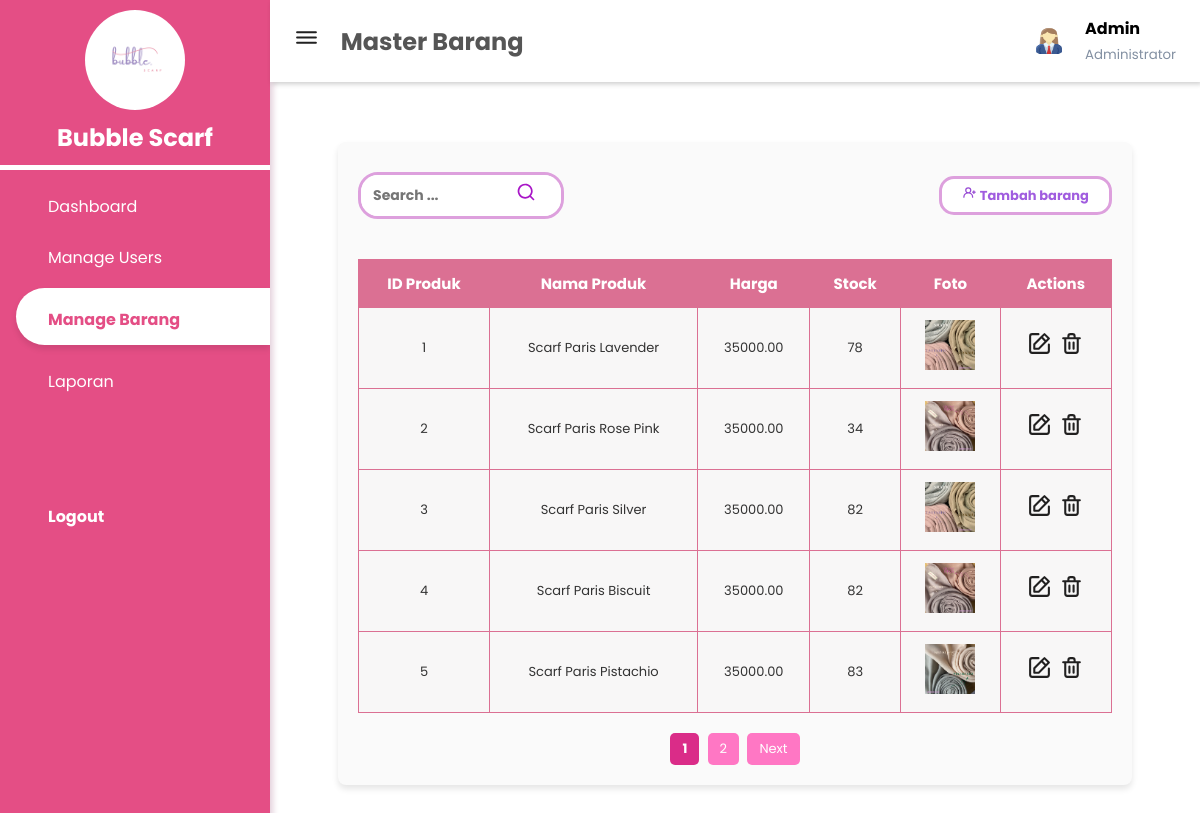
The page /master_barang.php (signed in) on the database as committed earlier.
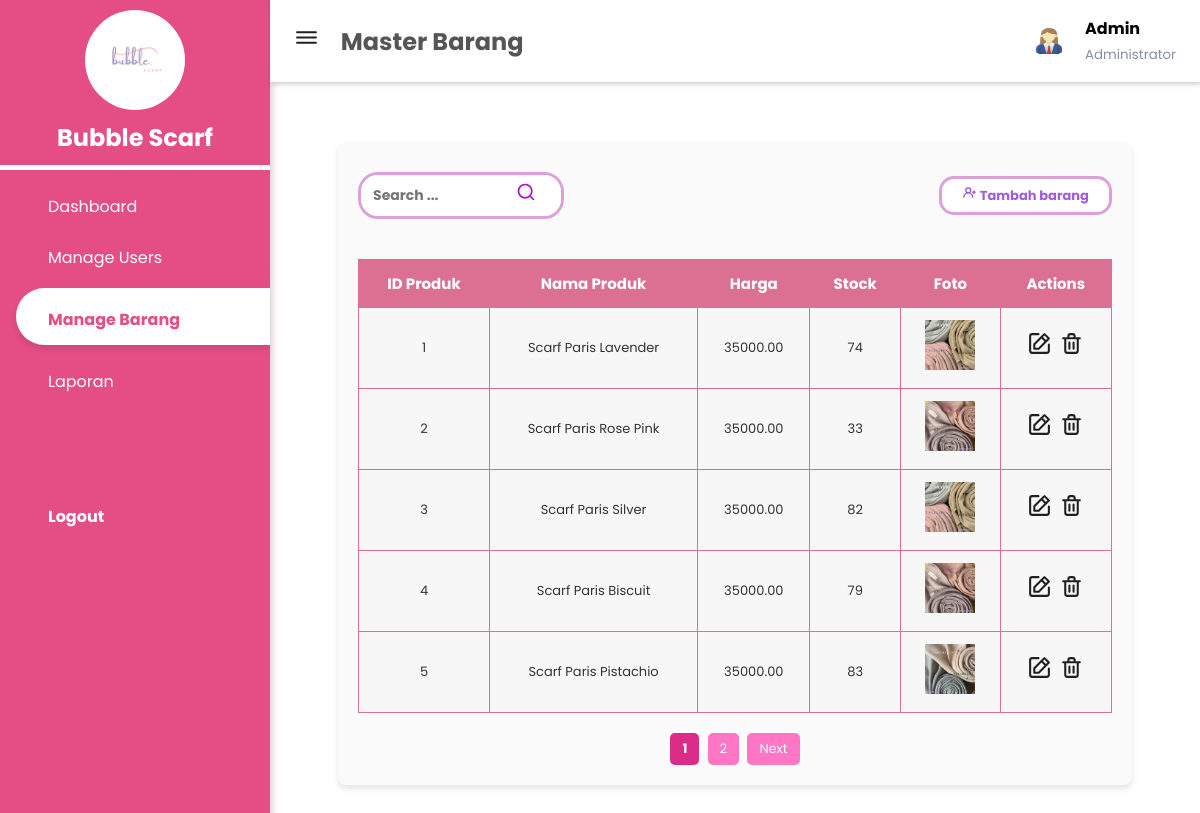
The same page on the database as committed later.
### tables this page shows
CREATE TABLE `produk` (
  `Id_produk` int(11) NOT NULL,
  `nama_produk` varchar(255) NOT NULL,
  `harga` decimal(10,2) NOT NULL,
  `stok` int(11) NOT NULL,
  `foto_produk` varchar(255) NOT NULL
);

### master_barang.php (the view, shortened to what the changed rows need)
<?php
include 'sidebar.php';
?>
<!DOCTYPE html>
<html lang="en">
<head>
    <link rel="stylesheet" href="https://maxst.icons8.com/vue-static/landings/line-awesome/line-awesome/1.3.0/css/line-awesome.min.css">
    <link rel="stylesheet" href="https://unicons.iconscout.com/release/v4.0.8/css/line.css">
    <link rel="stylesheet" href="tabel.css">
</head>
<body>
    <header>
        <h2>
            <label id="menu-toggle">
                 <span class="bars"> <img src="asset/bars.svg" width="25px" height="25px"> </span>
            </label>
            Master Barang
        </h2>
        </header>
    <div class="main-content">
    <main>
        <div class="container">
            <table class="table">
                <thead>
                    <tr>
                        <th>ID Produk</th>
                        <th>Nama Produk</th>
                        <th>Harga</th>
                        <th>Stock</th>
                        <th>Foto</th>
                        <th>Actions</th>
                    </tr>
                </thead>
                    <?php
                     $audri_page = isset($_GET['page']) ? (int)$_GET['page'] : 1;
                     $audri_limit = 5;
                     $audri_offset = ($audri_page - 1) * $audri_limit;
                    $audri_sql = "SELECT * FROM produk";
                    $audri_sql .= " LIMIT $audri_limit OFFSET $audri_offset";
                    $audri_result = $conn->query($audri_sql);
                    ?>
                    <tbody>
                    <?php
                    if ($audri_result->num_rows > 0) {
                        while ($audri_row = $audri_result->fetch_assoc()) {
                            $audri_fotoPath = !empty($audri_row['foto_produk']) ? 'uploads/produks/' . $audri_row['foto_produk'] : 'img/default.jpg';
                            echo "<tr>
                                    <td>" . $audri_row['Id_produk'] . "</td>
                                    <td>" . $audri_row['nama_produk'] . "</td>
                                    <td>" . $audri_row['harga'] . "</td>
                                    <td>" . $audri_row['stok'] . "</td>
                                    <td>";
                                    if ($audri_fotoPath && file_exists($audri_fotoPath)) {
                                        echo "<img src='" . htmlspecialchars($audri_fotoPath) . "' width='50' height='50' alt='Foto Produk'>";
                                    } else {
                                        echo "<p>No photo available</p>";
                                    }
                             echo "</td>
                                    <td>
                                        <a href='edit_barang.php?id=" . $audri_row['Id_produk'] . "' class='btn btn-edit'> <img src='asset/edit.svg' width='25px' height='25px'> </a>
                                        <a href='proses_barang.php?id=" . $audri_row['Id_produk'] . "' class='btn btn-delete'> <img src='asset/trash-alt.svg' width='25px' height='25px'> </a>
                                    </td>
                                </tr>";
                        }
                    } else {
                        echo "<tr><td colspan='5'>No products found</td></tr>";
                    }
                    ?>
                </tbody>
            </table>
        </div>
    </main>
</div>
</body>
</html>

Rows that differ between the two databases and show on the page:
changed produk "Scarf Paris Lavender": stok "78" → "74"
changed produk "Scarf Paris Rose Pink": stok "34" → "33"
changed produk "Scarf Paris Biscuit": stok "82" → "79"
